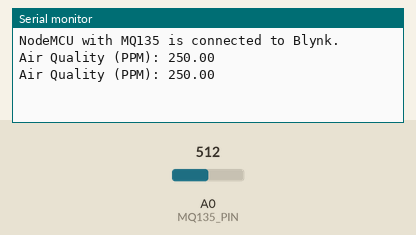
This sketch was run on a simulated ESP8266 (NodeMCU). Parts: the last lines printed to the serial monitor. The test bench sets the inputs (shaded band); at power-on: A0 (MQ135_PIN) = 512. WiFi joins after 1.5 s; servers stay silent unless stated.

Above: at 3.0 s.
3.1 s: A0 (MQ135_PIN) set to 716
At 4.4 s:
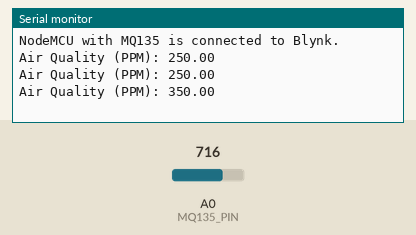
4.6 s: A0 (MQ135_PIN) set to 900
At 5.6 s:
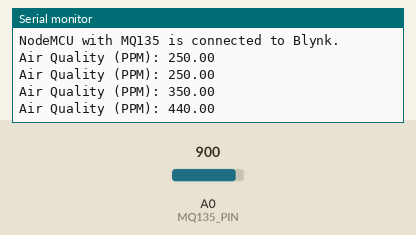
Timing chart, 0 to 7.6 s (numbered marks = the images above; inputs shaded):
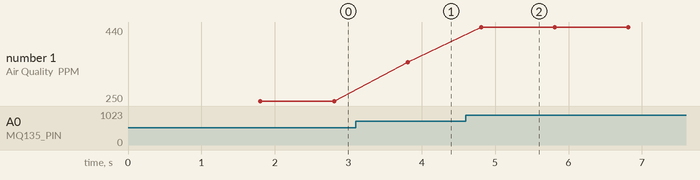

The sketch:

AQI.ino
```cpp
#define BLYNK_TEMPLATE_ID           "TMPL37E-QGw-N"
#define BLYNK_TEMPLATE_NAME         "Quickstart Device"
#define BLYNK_AUTH_TOKEN            "rIjO2la_Ak-FTjFtpbpeKi9QUMZDm7cg"

// Include necessary libraries
#include <ESP8266WiFi.h>
#include <BlynkSimpleEsp8266.h>

// WiFi credentials
char ssid[] = "AwakeManish";       // Your WiFi SSID
char pass[] = "radheradhe";        // Your WiFi password

const int MQ135_PIN = A0;          // Analog pin connected to MQ135
float airQuality = 0.0;            // Variable to store air quality reading

void setup() {
  Serial.begin(9600);              // Set baud rate for debugging
  Blynk.begin(BLYNK_AUTH_TOKEN, ssid, pass); // Connect to Blynk server
  pinMode(MQ135_PIN, INPUT);       // Set MQ135 pin as input
  Serial.println("NodeMCU with MQ135 is connected to Blynk.");
}

void loop() {
  airQuality = analogRead(MQ135_PIN);  // Read analog value from MQ135
  float ppm = map(airQuality, 0, 1023, 0, 500); // Map sensor value to PPM (example range)

  Serial.print("Air Quality (PPM): ");
  Serial.println(ppm);

  Blynk.virtualWrite(V5, ppm);     // Send the PPM value to Blynk (Virtual Pin V5)
  Blynk.run();                     // Run Blynk
  delay(1000);                     // Update every second
}
```

Measured:
- after the input at 3.1 s, the serial monitor: prints a new line after 0.71 s (image 1)
- after the input at 4.6 s, the serial monitor: prints a new line after 0.21 s (image 2)
- plotted number 1: 250 → 350 after the input at 3.1 s, 350 → 440 after the input at 4.6 s
